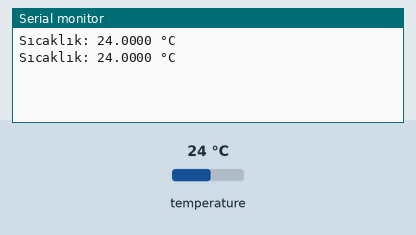
Recording of a sketch running on a simulated Arduino Uno, built with avr-gcc and run on an emulated ATmega328P. On the bench: the last lines printed to the serial monitor. The test bench sets the inputs (shaded band); at power-on: temperature 24 °C.

Above: at 3.3 s.
3.4 s: temperature set to 12 °C
At 5.0 s:
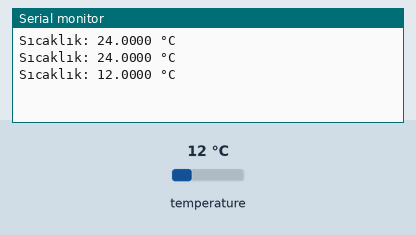
5.9 s: temperature set to 19 °C
At 7.3 s:
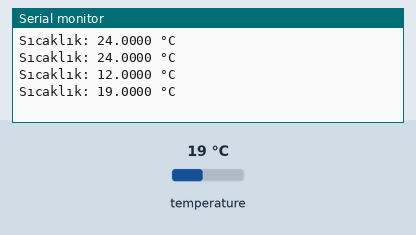
Timing chart, 0 to 8.9 s (numbered marks = the images above; inputs shaded):
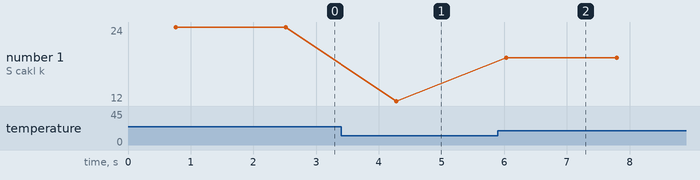

Measured:
- after the input at 3.4 s, the serial monitor: prints a new line after 0.88 s (image 1)
- after the input at 5.9 s, the serial monitor: prints a new line after 0.14 s (image 2)
- plotted number 1: 24 → 12 after the input at 3.4 s, 12 → 19 after the input at 5.9 s

The sketch:

Ds18B20.ino
```cpp
#include <OneWire.h>

#define ONE_WIRE_BUS 18
OneWire oneWire(ONE_WIRE_BUS);

void setup() {
  Serial.begin(115200);
}

void loop() {
  byte data[9];

  oneWire.reset();
  oneWire.skip();         // Tek sensör var ise adres atlanır
  oneWire.write(0x44);    // Ölçüm komutu gönder

  delay(750);             // Ölçüm süresi bekle

  oneWire.reset();
  oneWire.skip();
  oneWire.write(0xBE);    // Ölçüm verisi oku

  for (int i = 0; i < 9; i++) {
    data[i] = oneWire.read();
  }

  int16_t raw = (data[1] << 8) | data[0];
  float celsius = (float)raw / 16.0;

  Serial.print("Sıcaklık: ");
  Serial.print(celsius, 4);
  Serial.println(" °C");

  delay(1000);
}
```
